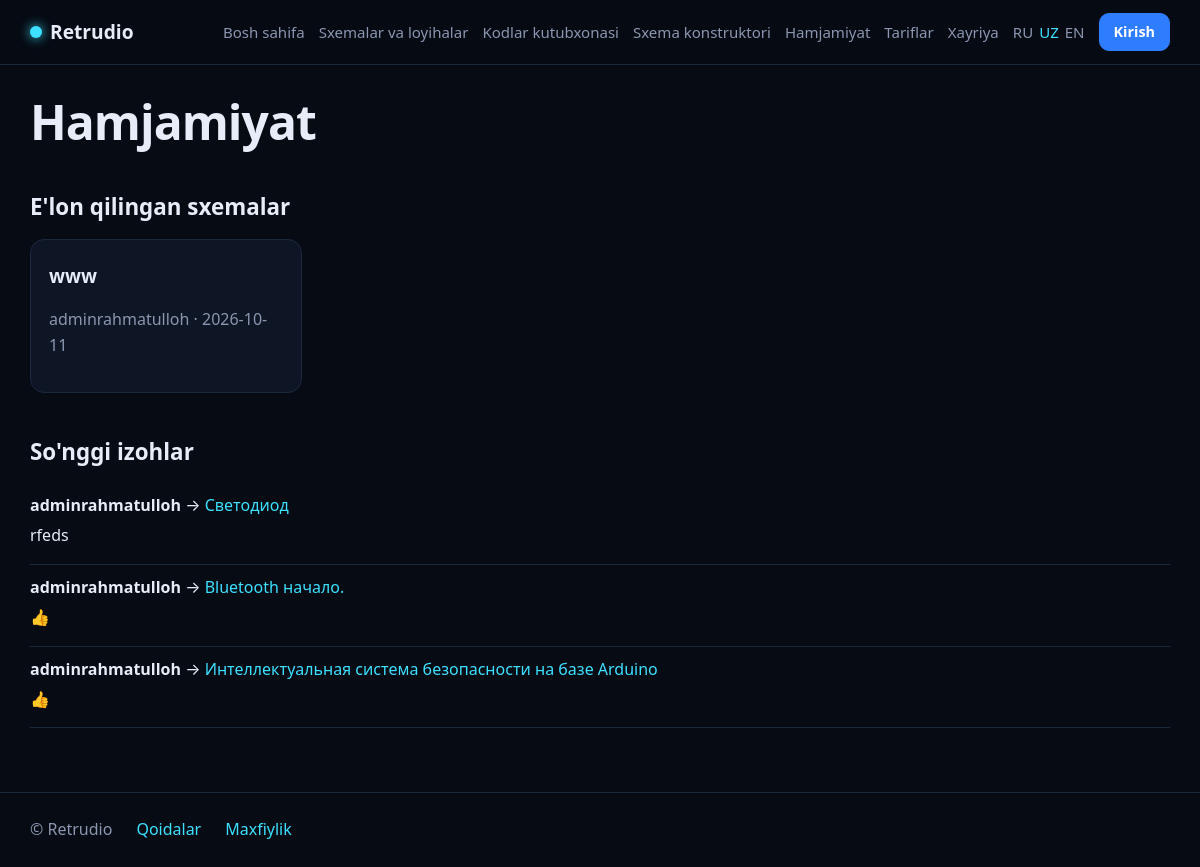
Screenshot of /community?lang=uz with the database file from the repository.
### tables this page shows
CREATE TABLE designs(
  id INTEGER PRIMARY KEY AUTOINCREMENT,
  user_id INTEGER NOT NULL, title TEXT NOT NULL,
  data TEXT NOT NULL, public INTEGER NOT NULL DEFAULT 0,
  created TEXT NOT NULL DEFAULT CURRENT_TIMESTAMP,
  updated TEXT NOT NULL DEFAULT CURRENT_TIMESTAMP
);

CREATE TABLE users(
  id INTEGER PRIMARY KEY AUTOINCREMENT,
  email TEXT UNIQUE NOT NULL,
  name TEXT NOT NULL,
  password_hash TEXT NOT NULL,
  subscription_until TEXT,
  username TEXT UNIQUE,
  is_admin INTEGER NOT NULL DEFAULT 0,
  created TEXT NOT NULL DEFAULT CURRENT_TIMESTAMP
);

CREATE TABLE comments(
  id INTEGER PRIMARY KEY AUTOINCREMENT,
  project_id INTEGER NOT NULL, user_id INTEGER NOT NULL,
  body TEXT NOT NULL, rating INTEGER,
  created TEXT NOT NULL DEFAULT CURRENT_TIMESTAMP
);

### app.py (the view)
@app.route("/community")
def community():
    db = get_db()
    designs = db.execute("SELECT d.id,d.title,d.updated,u.name FROM designs d JOIN users u ON u.id=d.user_id "
                         "WHERE d.public=1 ORDER BY d.updated DESC LIMIT 30").fetchall()
    comments = db.execute("SELECT c.*, u.name FROM comments c JOIN users u ON u.id=c.user_id "
                          "ORDER BY c.id DESC LIMIT 10").fetchall()
    return render_template("community.html", designs=designs, comments=comments, catalog=catalog)

### app.py (called while the page is built)
@app.before_request
def before():
    if request.args.get("lang") in config.LANGS:
        session["lang"] = request.args["lang"]
    g.lang = session.get("lang", "ru")
    g.user = None
    if session.get("uid"):
        g.user = get_db().execute("SELECT * FROM users WHERE id=?", (session["uid"],)).fetchone()
    if request.method in ("POST", "PUT", "DELETE") and request.endpoint not in ("payment_notify", "payment_success", "payment_fail"):
        token = request.form.get("csrf") or request.headers.get("X-CSRF-Token", "")
        if not hmac.compare_digest(token, session.get("csrf", "")):
            abort(400, "CSRF")

def has_subscription(user):
    if user and user["is_admin"]:      # администраторам открыты все платные проекты
        return True
    if not user or not user["subscription_until"]:
        return False
    return datetime.fromisoformat(user["subscription_until"]) >= utcnow()

@app.context_processor
def inject():
    if "csrf" not in session:
        session["csrf"] = secrets.token_urlsafe(32)
    return dict(
        t=lambda k: translate(k, g.lang), lang=g.lang, user=g.user,
        csrf=session["csrf"], PROJECT_NAME=config.PROJECT_NAME, LANGS=config.LANGS,
        loc=lambda v: catalog.loc(v, g.lang), CATEGORIES=catalog.CATEGORIES,
        has_sub=has_subscription(g.user),
        cfg=SimpleNamespace(CONTACT_EMAIL=config.CONTACT_EMAIL, DONATE_URL=config.DONATE_URL,
                            FREEKASSA_READY=config.FREEKASSA_READY, SUBSCRIPTION_PRICE=config.SUBSCRIPTION_PRICE,
                            SUBSCRIPTION_CURRENCY=config.SUBSCRIPTION_CURRENCY,
                            SUBSCRIPTION_DAYS=config.SUBSCRIPTION_DAYS),   # только безопасные значения, без секретов
    )

### catalog.py (called while the page is built, shortened)
def loc(value, lang):
    if isinstance(value, dict):
        return value.get(lang) or value.get("ru") or value.get("en") or next(iter(value.values()), "")
    return value or ""

def all_items():
    files = sorted(SCHEMES_DIR.glob("*.json"))
    sig = tuple((f.name, f.stat().st_mtime_ns) for f in files) + tuple(
        (f.name, f.stat().st_mtime_ns) for f in SCHEMES_DIR.glob("*.txt")) + tuple(
        (f.name, f.stat().st_mtime_ns) for f in SCHEMES_DIR.glob("*.ino"))
    return _cache["items"]

def get(pid):
    return all_items().get(pid)

### database.py (called while the page is built)
def get_db():
    if "db" not in g:
        g.db = sqlite3.connect(DB_PATH)
        g.db.row_factory = sqlite3.Row
    return g.db

### templates/community.html
{% extends "base.html" %}
{% block content %}<h1>{{ t('nav_community') }}</h1>
<h2>{{ t('community_designs') }}</h2>
{% if designs %}<div class="grid">{% for d in designs %}
  <a class="card body" href="{{ url_for('design_view', did=d['id']) }}"><h3>{{ d['title'] }}</h3><p class="muted">{{ d['name'] }} · {{ d['updated'][:10] }}</p></a>{% endfor %}</div>
{% else %}<div class="empty"><p class="muted">{{ t('nothing_found') }}</p></div>{% endif %}
<h2>{{ t('latest_comments') }}</h2>
{% for c in comments %}{% set p = catalog.get(c['project_id']) %}
<div class="comment"><b>{{ c['name'] }}</b> {% if p %}→ <a href="{{ url_for('project', pid=p.id) }}">{{ loc(p.name) }}</a>{% endif %}<p>{{ c['body'] }}</p></div>
{% else %}<p class="muted">{{ t('nothing_found') }}</p>{% endfor %}
{% endblock %}

### static/style.css (style rules this page uses)
:root { --bg:#070b14;--card:#0e1524;--card2:#121c30;--line:#1c2840;--text:#e6ecf8;--muted:#8b97b0; --blue:#2f7dff;--cyan:#3ee0ff;--violet:#8b5cf6;--ok:#34d399;--warn:#f5b84a;--r:14px }
* { box-sizing:border-box }
html { scroll-behavior:smooth }
body { margin:0;background:var(--bg);color:var(--text);font:16px/1.6 system-ui,-apple-system,"Segoe UI",Roboto,sans-serif }
a { color:var(--cyan);text-decoration:none }
h1 { font-size:clamp(1.8rem,4vw,3rem);line-height:1.15;margin:.6em 0 .3em;letter-spacing:-.02em }
h2 { margin:1.8em 0 .6em;font-size:1.4rem }
h3 { margin:.2em 0 }
.muted { color:var(--muted) }
.grid { display:grid;grid-template-columns:repeat(auto-fill,minmax(270px,1fr));gap:18px }
.card,.panel { background:var(--card);border:1px solid var(--line);border-radius:var(--r) }
.card { color:var(--text);display:block;overflow:hidden;transition:border-color .2s }
.card.body { padding:18px }
.comment { border-bottom:1px solid var(--line);padding:10px 0 }
.comment p { margin:.3em 0;white-space:pre-line }

### rows the page displays
designs: title "www", name "adminrahmatulloh", updated "2026-10-11"
comments: name "adminrahmatulloh", loc "Светодиод", body "rfeds"
comments: name "adminrahmatulloh", loc "Bluetooth начало.", body "👍"
comments: name "adminrahmatulloh", loc "Интеллектуальная система безопасности на базе Arduino", body "👍"

### other values shown
{{ PROJECT_NAME }} "Retrudio"
{{ t('nav_home') }} "Bosh sahifa"
{{ t('nav_projects') }} "Sxemalar va loyihalar"
{{ t('nav_library') }} "Kodlar kutubxonasi"
{{ t('nav_builder') }} "Sxema konstruktori"
{{ t('nav_community') }} "Hamjamiyat"
{{ t('nav_pricing') }} "Tariflar"
{{ t('nav_donate') }} "Xayriya"
{{ l.upper() }} "RU" "UZ" "EN"
{{ t('login') }} "Kirish"
{{ t('community_designs') }} "E'lon qilingan sxemalar"
{{ t('latest_comments') }} "So'nggi izohlar"
{{ t('footer_rules') }} "Qoidalar"
{{ t('footer_privacy') }} "Maxfiylik"
